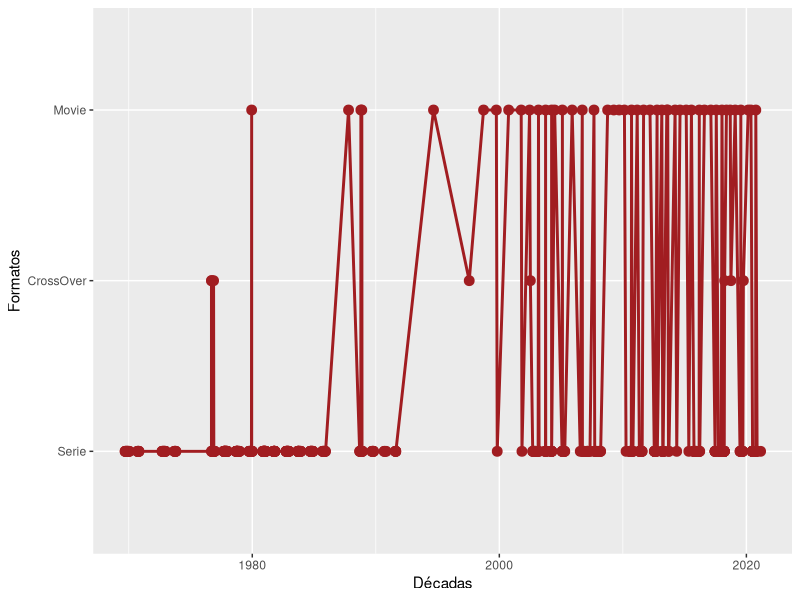
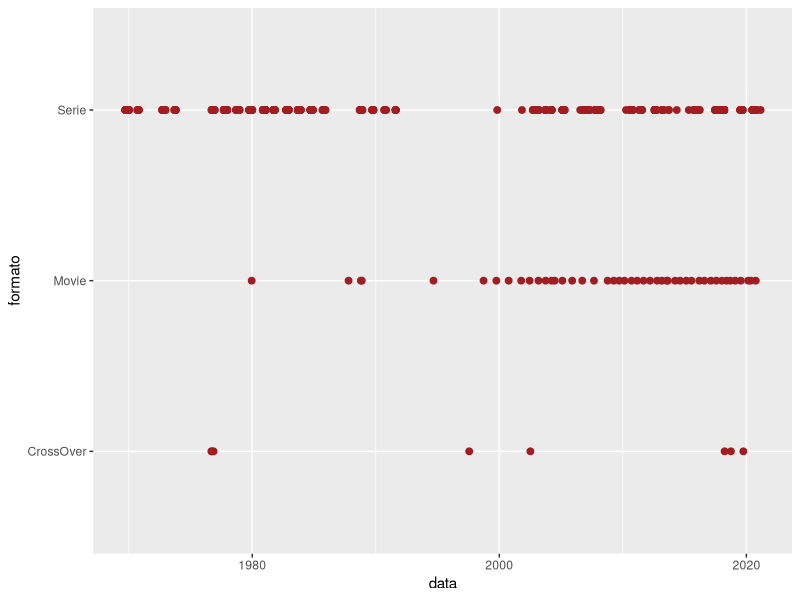
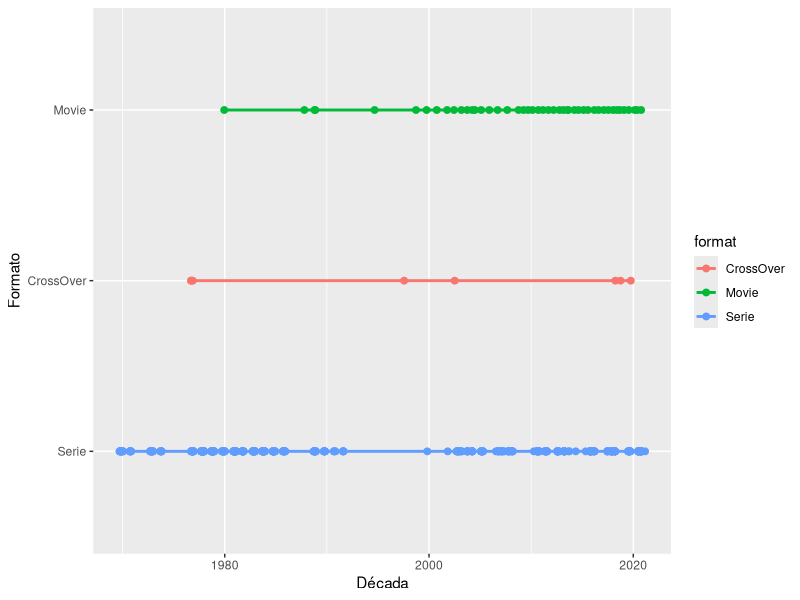
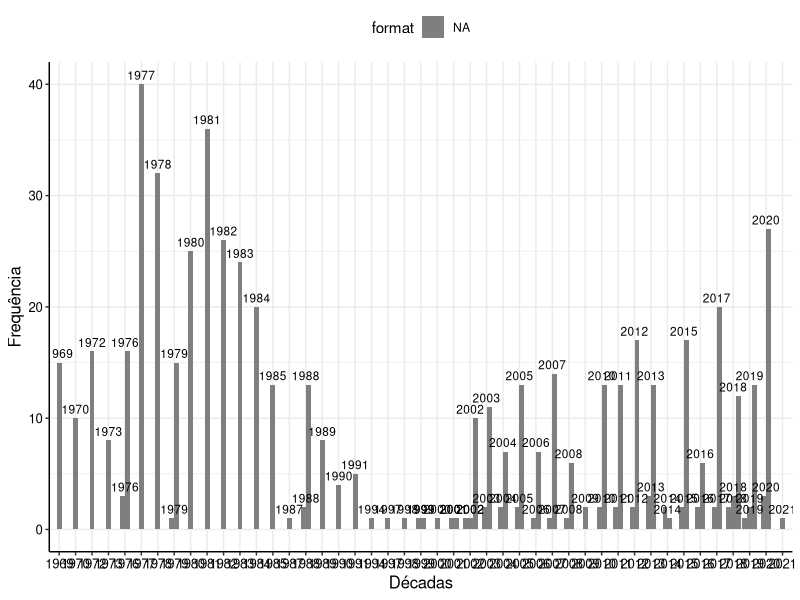
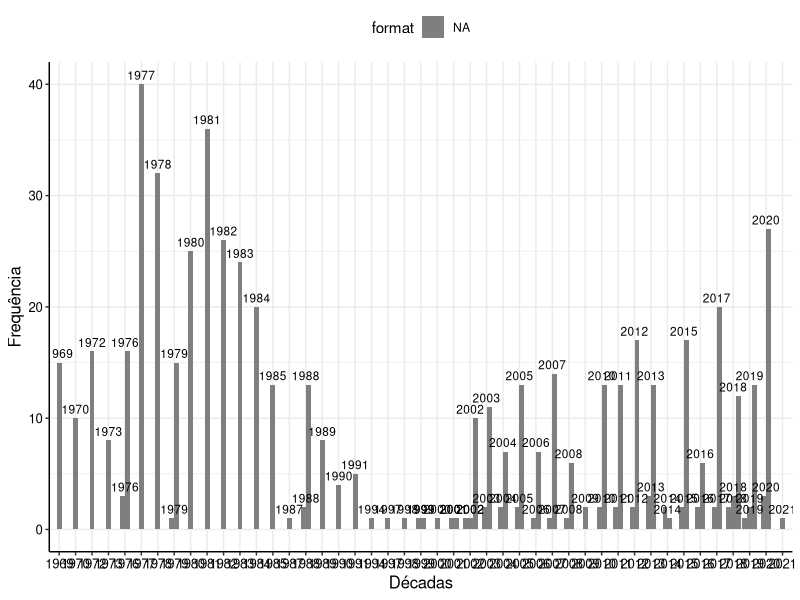

Write the R code that produced these figures, in order. (Note: this script raises an error after producing the figures.)
#Análise 1

library(tidyverse)

warner <- read_csv("banco/banco_final.csv")

factor_format <- factor(warner$format, order = TRUE, c("Serie", "CrossOver", "Movie"))
factor_format


ggplot(warner) +
  aes(x=date_aired, y=factor_format, group=1) +
  geom_line(size=1,colour="#A11D21") + geom_point(colour="#A11D21",size=3) +
  labs(x="Décadas", y="Formatos")

ggplot(warner) +
  aes(x = date_aired, y = format) +
  geom_point(colour = "#A11D21", size = 2) +
  labs(
    x = "data",
    y = "formato"
  )

ggplot(warner) +
  aes(x = date_aired, y = factor_format, group = format, colour = format) +
  geom_line(size = 1) +
  geom_point(size = 2) +
  labs(x = "Década", y = "Formato")

view(mpg)

estat_colors <- c(
  "#A11D21", "#003366", "#CC9900",
  "#663333", "#FF6600", "#CC9966",
  "#999966", "#006606", "#008091",
  "#041835", "#666666" )

estat_colors

theme_estat <- function(...) {
  theme <- ggplot2::theme_bw() +
    ggplot2::theme(
      axis.title.y = ggplot2::element_text(colour = "black", size = 12),
      axis.title.x = ggplot2::element_text(colour = "black", size = 12),
      axis.text = ggplot2::element_text(colour = "black", size = 9.5)
      ,
      panel.border = ggplot2::element_blank(),
      axis.line = ggplot2::element_line(colour = "black"),
      legend.position = "top",
      ...
    )
  return(
    list(
      theme,
      scale_fill_manual(values = estat_colors),
      scale_colour_manual(values = estat_colors)
    )
  )
}

trans_drv <- mpg %>%
  mutate(trans = case_when(
    trans %>% str_detect("auto") ~ "auto",
    trans %>% str_detect("manual") ~ "manual"
  )) %>%
  group_by(trans, drv) %>%
  summarise(freq = n()) %>%
  mutate(
    freq_relativa = round(freq / sum(freq) * 100,1)
  )

warner$date_aired <- str_extract(warner$date_aired, "\\d{4}")

date_format <- warner %>%
  mutate(format= case_when(
    format %>% str_detect("CrossOver") ~ "CrossOver",
    format %>% str_detect("Movie") ~ "Filme",
    format %>% str_detect("Serie") ~ "Série"
  )) %>%
  group_by(date_aired, format) %>%
  summarise(freq = n()) %>%
  mutate(
    freq_relativa = round(freq / sum(freq) * 100,1)
  )

date_format <- date_format %>%
  mutate(format= case_when(
    date_aired %>% str_detect("CrossOver") ~ "CrossOver",
    format %>% str_detect("Movie") ~ "Filme",
    format %>% str_detect("Serie") ~ "Série"
  ))

porcentagens <- str_c(date_format$freq_relativa, "%") %>% str_replace("\\.", ",")

legendas <- str_squish(str_c(date_format$freq, " (", porcentagens, ")")
)

ggplot(date_format) +
  aes(
    x = date_aired, y = freq,
    fill = format, label = date_aired
  ) +
  geom_col(position = position_dodge2(preserve = "single", padding = 0)) +
  geom_text(
    position = position_dodge(width = 0.9),
    vjust = -0.5, hjust = 0.5,
    size = 3
  ) +
  labs(x = "Décadas", y = "Frequência") +
  theme_estat()
ggsave("colunas-ps.pdf", width = 158, height = 93, units = "mm")

---------------------------------------------------------------------------------------------------------------
  #Análise 2
  
#Variação da nota IMDB por temporada dos episódios

Serie <- warner %>% 
  filter(format %in% c("Serie"))

First_Season <- Serie %>% 
  filter(season %in% c(1))

Primeira_média <- round((mean(First_Season$imdb)), digits = 2)
round(sd((First_Season$imdb)), digits = 2)
min(First_Season$imdb)
quantile(First_Season$imdb, 0.25)
median(First_Season$imdb)
quantile(First_Season$imdb, 0.75)
max(First_Season$imdb)
round(var(First_Season$imdb), digits = 2)

Second_Season <- Serie %>% 
  filter(season %in% c(2))

Segunda <-  round((mean(Second_Season$imdb)), digits = 2)
round(sd((Second_Season$imdb)), digits = 2)
min(Second_Season$imdb)
quantile(Second_Season$imdb, 0.25)
median(Second_Season$imdb)
quantile(Second_Season$imdb, 0.75)
max(Second_Season$imdb)
round(var(Second_Season$imdb), digits = 2)

Third_Season <- Serie %>% 
  filter(season %in% c(3))

Terceira <- round((mean(Third_Season$imdb)), digits = 2)
round(sd((Third_Season$imdb)), digits = 2)
min(Third_Season$imdb)
quantile(Third_Season$imdb, 0.25)
median(Third_Season$imdb)
quantile(Third_Season$imdb, 0.75)
max(Third_Season$imdb)
round(var(Third_Season$imdb), digits = 2)

Fourth_Season <- Serie %>% 
  filter(season %in% c(4))

round(sd((Fourth_Season$imdb)), digits = 2)
min(Fourth_Season$imdb)
quantile(Fourth_Season$imdb, 0.25)
median(Fourth_Season$imdb)
quantile(Fourth_Season$imdb, 0.75)
max(Fourth_Season$imdb)
round(var(Fourth_Season$imdb), digits = 2)

Quarta <- mean(Fourth_Season$imdb)

df_seasons <- data.frame(Primeira, Segunda, Terceira, Quarta)

Temporadas <- c(1, 2, 3, 4)
Media_IMDB <- c(5.04, 5.19,5.20, 5.24)

df_seasons <- data.frame(Temporadas, Media_IMDB)

Serie <- Serie %>% 
  filter(season %in% c(1, 2, 3, 4))

ggplot(df_seasons) +
  aes(Temporadas) +
  geom_histogram(colour = "white", fill = "#A11D21", binwidth = ) +
  labs(x = "Temporadas", y = "Médias das notas IMDB") +
  theme_estat()

ggplot(Serie) +
  aes(x = reorder(season, imdb), y = imdb) +
  geom_boxplot(fill = c("#A11D21"), width = 0.5) +
  stat_summary(
    fun = "mean", geom = "point", shape = 23, size = 3, fill = "white") +
  labs(x = "Temporadas", y = "Nota IMDB") +
  theme_estat()
ggsave("boxplot_seasons.pdf", width = 158, height = 93, units = "mm")

---------------------------------------------------------------------------------------------------------------
  
  #Top 3 terrenos mais frequentes pela ativação da armadilha
  
  #setting_terrain e trap_work_first
  
warner <- warner %>% 
  filter(!is.na(trap_work_first))
terreno <- warner$setting_terrain
terreno
factor_terreno <- factor(terreno)
factor_terreno
contagem_terreno <- table(terreno)
contagem_terreno

#Os terrenos mais frequente são "Urban", "Rural" e "Forest"

terrenos <- warner %>% 
  filter(setting_terrain %in% c("Urban", "Rural", "Forest"))

terrenos <- warner %>%
  mutate(setting_terrain = case_when(
    setting_terrain %>% str_detect("Urban") ~ "Urbano",
    setting_terrain %>% str_detect("Rural") ~ "Rural",
    setting_terrain %>% str_detect("Forest") ~ "Floresta"
  )) %>%
  group_by(setting_terrain, trap_work_first) %>%
  filter(!is.na(setting_terrain)) %>% 
  filter(!is.na(trap_work_first)) %>% 
  summarise(freq = n()) %>%
  mutate(
    freq_relativa = round(freq / sum(freq) * 100,1)
  )

porcentagens <- str_c(terrenos$freq_relativa, "%") %>% str_replace("
\\.", ",")

legendas <- str_squish(str_c(terrenos$freq, " (", porcentagens, ")"))

colnames(terrenos)[colnames(terrenos) == "Armadilha funcionou de primeira"] <- "Armadilha_funcionou_de_primeira"

ggplot(terrenos) +
  aes(
    x = fct_reorder(setting_terrain, freq, .desc = T), y = freq,
    fill = Armadilha_funcionou_de_primeira, label = legendas
  ) +
  geom_col(position = position_dodge2(preserve = "single", padding =
                                        0)) +
  geom_text(
    position = position_dodge(width = .9),
    vjust = -0.5, hjust = 0.5,
    size = 3
  ) +
  labs(x = "Terreno", y = "Frequência") +
  theme_estat()
ggsave("analise3.pdf", width = 158, height = 93, units = "mm")

---------------------------------------------------------------------------------------------------------------

#Análise 4 
#Gráfico de dispersão

ggplot(warner) +
aes(x = engagement, y = imdb) +
geom_point(colour = "#A11D21", size = 3) +
labs(
x = "Engajamento",
y = "Notas IMDB"
) +
  theme_estat()
ggsave("disp_pf.pdf", width = 158, height = 93, units = "mm")

---------------------------------------------------------------------------------------------------------------------------------------------------------------

# Análise 5 Variação da nota de engajamento pelo personagem que conseguiu capturar o monstro

# caught_fred, caught_daphnie, caught_velma, caught_shaggy, caught_scooby, caught_other

# engagement

Fred <- data.frame(warner$caught_fred, warner$engagement)
Fred <- Fred %>% 
   filter(warner.caught_fred == TRUE) %>% 
  mutate(new_var = "Fred")
Fred<- Fred %>% 
  rename(warner.caught = warner.caught_fred)

mr_Fred <- Fred %>%
summarize("Média" = round(mean((warner.engagement)),2),
"Desvio Padrão" = round(sd((warner.engagement)),2),
"Variância" = round(var((warner.engagement)),2),
"Mínimo" = round(min((warner.engagement)),2),
"1º Quartil" = round(quantile((warner.engagement), probs =
.25),2),
"Mediana" = round(quantile((warner.engagement), probs = .5)
,2),
"3º Quartil" = round(quantile((warner.engagement), probs =
.75),2),
"Máximo" = round(max((warner.engagement)),2))
 
Daphnie <- data.frame(warner$caught_daphnie, warner$engagement)
Daphnie <- Daphnie %>% 
   filter(warner.caught_daphnie == TRUE) %>% 
  mutate(new_var = "Daphnie")
Daphnie<- Daphnie %>% 
  rename(warner.caught = warner.caught_daphnie)

mr_Daphnie <- Daphnie %>%
summarize("Média" = round(mean((warner.engagement)),2),
"Desvio Padrão" = round(sd((warner.engagement)),2),
"Variância" = round(var((warner.engagement)),2),
"Mínimo" = round(min((warner.engagement)),2),
"1º Quartil" = round(quantile((warner.engagement), probs =
.25),2),
"Mediana" = round(quantile((warner.engagement), probs = .5)
,2),
"3º Quartil" = round(quantile((warner.engagement), probs =
.75),2),
"Máximo" = round(max((warner.engagement)),2))

Velma <- data.frame(warner$caught_velma, warner$engagement)
Velma <- Velma %>% 
   filter(warner.caught_velma == TRUE) %>% 
  mutate(new_var = "Velma")
Velma<- Velma %>% 
  rename(warner.caught = warner.caught_velma)

mr_Velma <- Velma %>%
summarize("Média" = round(mean((warner.engagement)),2),
"Desvio Padrão" = round(sd((warner.engagement)),2),
"Variância" = round(var((warner.engagement)),2),
"Mínimo" = round(min((warner.engagement)),2),
"1º Quartil" = round(quantile((warner.engagement), probs =
.25),2),
"Mediana" = round(quantile((warner.engagement), probs = .5)
,2),
"3º Quartil" = round(quantile((warner.engagement), probs =
.75),2),
"Máximo" = round(max((warner.engagement)),2))


Salsicha <- data.frame(warner$caught_shaggy, warner$engagement)
Salsicha <- Salsicha %>% 
   filter(warner.caught_shaggy == TRUE) %>% 
  mutate(new_var = "Salsicha")
Salsicha<- Salsicha %>% 
  rename(warner.caught = warner.caught_shaggy)

mr_Salsicha <- Salsicha %>%
summarize("Média" = round(mean((warner.engagement)),2),
"Desvio Padrão" = round(sd((warner.engagement)),2),
"Variância" = round(var((warner.engagement)),2),
"Mínimo" = round(min((warner.engagement)),2),
"1º Quartil" = round(quantile((warner.engagement), probs =
.25),2),
"Mediana" = round(quantile((warner.engagement), probs = .5)
,2),
"3º Quartil" = round(quantile((warner.engagement), probs =
.75),2),
"Máximo" = round(max((warner.engagement)),2))

Scooby <- data.frame(warner$caught_scooby, warner$engagement)
Scooby <- Scooby %>% 
   filter(warner.caught_scooby == TRUE) %>% 
  mutate(new_var = "Scooby")
Scooby<- Scooby %>% 
  rename(warner.caught = warner.caught_scooby)

mr_Scooby <- Scooby %>%
summarize("Média" = round(mean((warner.engagement)),2),
"Desvio Padrão" = round(sd((warner.engagement)),2),
"Variância" = round(var((warner.engagement)),2),
"Mínimo" = round(min((warner.engagement)),2),
"1º Quartil" = round(quantile((warner.engagement), probs =
.25),2),
"Mediana" = round(quantile((warner.engagement), probs = .5)
,2),
"3º Quartil" = round(quantile((warner.engagement), probs =
.75),2),
"Máximo" = round(max((warner.engagement)),2))

Outro <- data.frame(warner$caught_other, warner$engagement)
Outro <- Outro %>% 
   filter(warner.caught_other == TRUE) %>% 
  mutate(new_var = "Outro")
Outro<- Outro %>% 
  rename(warner.caught = warner.caught_other)

mr_Outro <- Outro %>%
summarize("Média" = round(mean((warner.engagement)),2),
"Desvio Padrão" = round(sd((warner.engagement)),2),
"Variância" = round(var((warner.engagement)),2),
"Mínimo" = round(min((warner.engagement)),2),
"1º Quartil" = round(quantile((warner.engagement), probs =
.25),2),
"Mediana" = round(quantile((warner.engagement), probs = .5)
,2),
"3º Quartil" = round(quantile((warner.engagement), probs =
.75),2),
"Máximo" = round(max((warner.engagement)),2))

Doo <- rbind(Fred, Daphnie, Velma, Salsicha, Scooby, Outro)
Doo <- Doo %>% 
  select(new_var, warner.caught, warner.engagement) %>%
  rename(Personagens = new_var) %>% 
  rename(Capturou = warner.caught) %>% 
  rename(Engajamento = warner.engagement)

quadro_mr <- rbind(mr_Daphnie, mr_Fred, mr_Outro, mr_Salsicha, mr_Scooby, mr_Velma)
 
Doo <- Doo %>%
  mutate(Personagens = fct_reorder(Personagens, Engajamento, .fun = mean, .desc = TRUE))

?rbind

#mutate

#rbind

ggplot(Doo) +
aes(x = Personagens, y = Engajamento) +
geom_boxplot(fill = c("#A11D21"), width = 0.5) +
stat_summary(
fun = "mean", geom = "point", shape = 23, size = 3, fill = "white"
) +
labs(x = "Personagens", y = "Engajamento") +
theme_estat()
ggsave("boxplot_a5.pdf", width = 158, height = 93, units = "mm")
19
